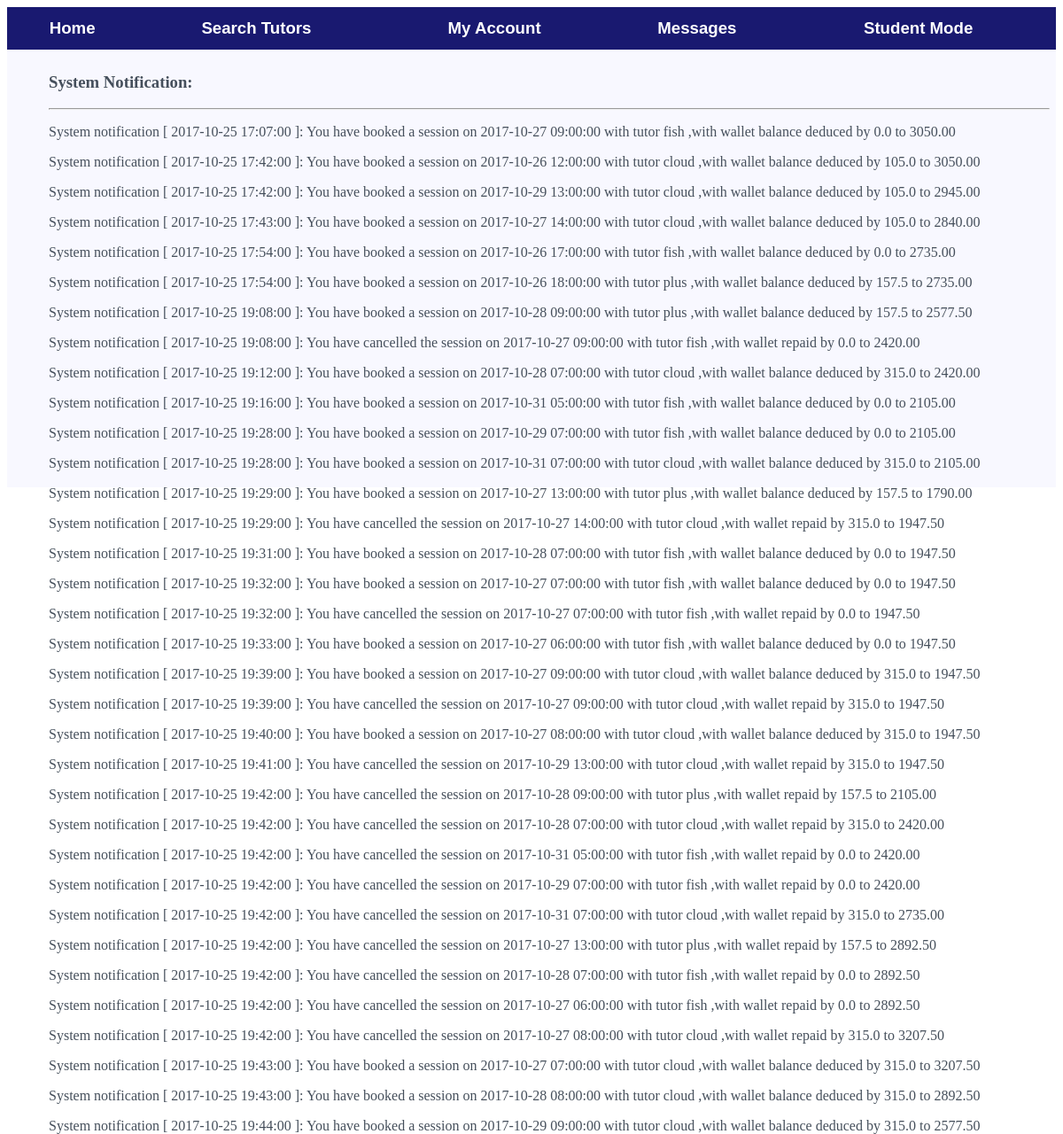
/Tutorial/2/message/ (signed in), run on an earlier commit of the app's database.
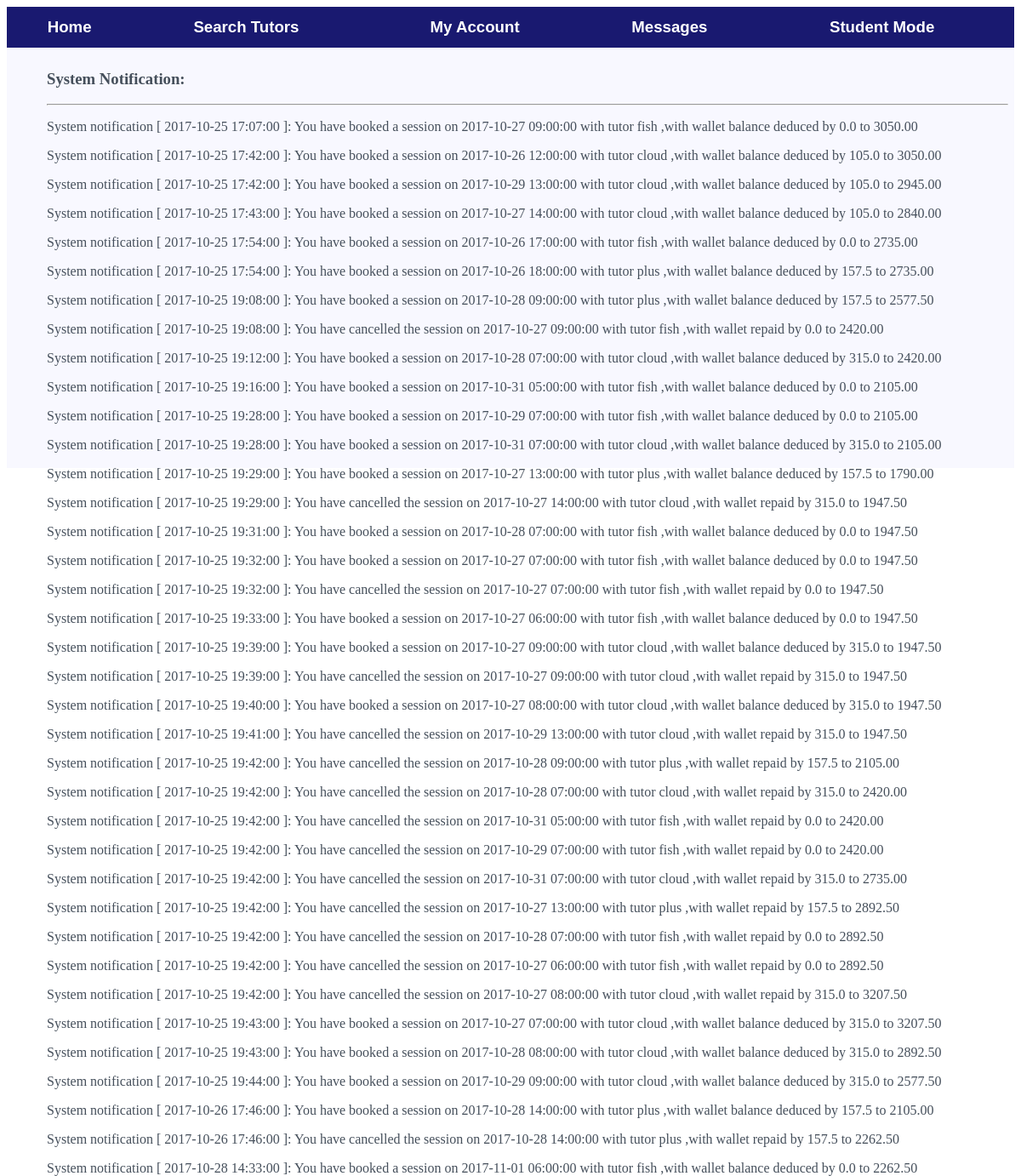
And on a later commit of the database.
### Tutorial/models.py (models this page shows, shortened)
class Notification(models.Model):
    content = models.CharField(max_length=500)
    myuser = models.ForeignKey(MyUser, on_delete=models.CASCADE,null=True)

### Tutorial/views.py (the view)
# urls.py: url(r'^(?P<myuser_id>[0-9]+)/message/$', views.message, name='message'),
def message(request, myuser_id):
    if not request.user.is_authenticated(): #visitor or client
        return render(request, 'home.html')
    myuser = MyUser.objects.get(user=request.user) #myuser = get_object_or_404(MyUser, pk=myuser_id)
    messages = Notification.objects.filter(myuser=myuser)
    return render(request, 'message/message.html', {'user': myuser, 'messages': messages})

### Tutorial/templates/message/message.html (shortened to what this page needs)
{% extends "myaccount/myaccount.html" %}
{% block content%}
		<div id="Message" style="background-color : #F8F8FF; padding : 7px; height : 60%;">
			<ul style="  color : #454f5b; text-decoration: none;">
				<h3>System Notification: {{user.name}}</h3>
				<hr>
                {%for msg in messages%}
					<p>{{msg.content}}</p>
				{%endfor%}
			</ul>
		</div>
{% endblock %}

What changed in the data, as far as the page shows it:
added Notification: content "System notification [ 2017-10-26 17:46:00 ]: You have booked a session on 2017-10-28 14:00:00 with tutor plus ,with wallet balance deduced by 157.5 to 2105.00"
added Notification: content "System notification [ 2017-10-26 17:46:00 ]: You have cancelled the session on 2017-10-28 14:00:00 with tutor plus ,with wallet repaid by 157.5 to 2262.50"
added Notification: content "System notification [ 2017-10-28 14:33:00 ]: You have booked a session on 2017-11-01 06:00:00 with tutor fish ,with wallet balance deduced by 0.0 to 2262.50"
